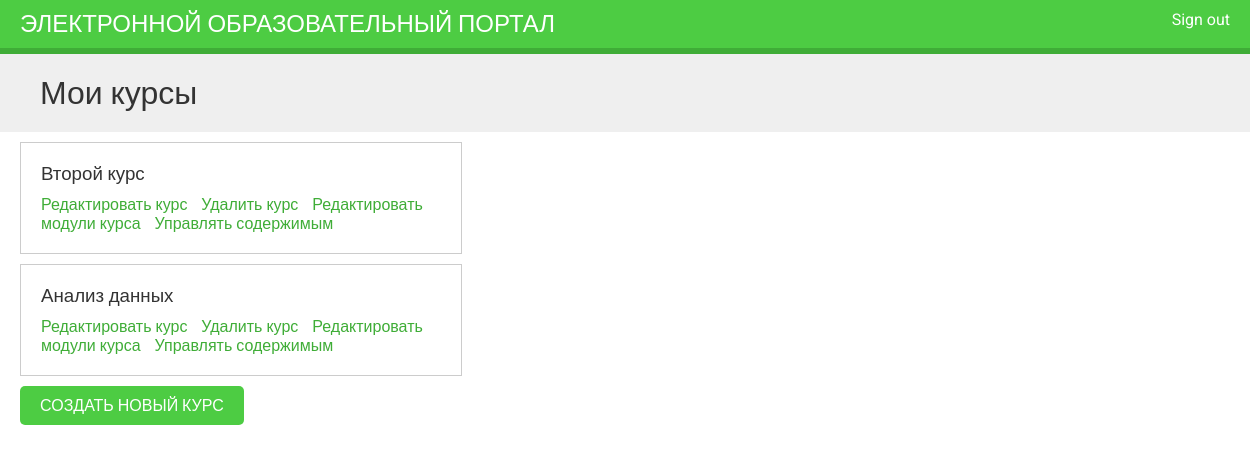
The page /courses/mine/ (signed in) on the database its author committed.
### courses/models.py (models this page shows, shortened)
class Course(models.Model):
    owner = models.ForeignKey(
        User,
        related_name = 'courses_created',
    on_delete = models.CASCADE
    )
    subject = models.ForeignKey(
        Subject,
        related_name='courses',
        on_delete=models.CASCADE
    )
    title = models.CharField(max_length=200)
    slug = models.SlugField(max_length=200, unique=True)
    overview = models.TextField()
    created = models.DateTimeField(auto_now_add=True)
    class Meta:
        ordering = ['-created']
    students = models.ManyToManyField(
        User,
        related_name='courses_joined',
        blank=True
    )

### courses/views.py (the view)
# urls.py: path('mine/', views.ManageCourseListView.as_view(), name='manage_course_list'),
class ManageCourseListView(OwnerCourseMixin, ListView):
    template_name = 'courses/manage/course/list.html'
    permission_required = 'courses.view_course'

### courses/views.py (called while the page is built)
    def get_queryset(self):
        qs = super().get_queryset()
        return qs.filter(owner=self.request.user)

### courses/templates/courses/manage/course/list.html (shortened to what this page needs)
{% extends "base.html" %}
{% block content %}
  <h1>Мои курсы</h1>
  <div class="module">
    {% for course in object_list %}
      <div class="course-info">
        <h3>{{ course.title }}</h3>
        <p>
          <a href="{% url "course_edit" course.id %}">Редактировать курс</a>
          <a href="{% url "course_delete" course.id %}">Удалить курс</a>
          <a href="{% url "course_module_update" course.id %}">
            Редактировать модули курса</a>
          {% if course.modules.count > 0 %}
            <a href="{% url "module_content_list" course.modules.first.id %}">
              Управлять содержимым</a>
          {% endif %}
        </p>
      </div>
    {% empty %}
      <p>Вы еще не создали никаких курсов.</p>
    {% endfor %}
    <p>
      <a href="{% url "course_create" %}" class="button">Создать новый курс</a>
    </p>
  </div>
{% endblock %}

### courses/static/css/base.css (style rules this page uses)
body { margin:0; font-family:'Roboto', sans-serif; font-weight:400; color:#333; }
a { color:#3fad37; text-decoration:none; }
h1, h2, h3, h4, h5, h6 { font-family:'Roboto', sans-serif; font-weight:300; }
h1 { background:#efefef; width:100%; overflow:auto; padding:20px 0 20px 40px; margin:0; }
.module { padding:10px 20px; float:left; width:600px; }
.module h3 { margin:20px 0 0; padding:0; width:100%; }
.module p { margin:10px 0 20px; width:100%; float:left; }
input[type=submit], a.button { border-radius:5px; background:#4dcc43; color:#fff; font-size:16px; text-transform:uppercase; border:none; padding:10px 20px; margin:20px 0; }
.course-info { border:1px solid #ccc; padding:0 20px; margin-bottom:10px; width:400px; overflow:auto; }
.course-info a { margin-right:10px; }

### rows shown on the page
Course: title "Второй курс", shows "Управлять содержимым"
Course: title "Анализ данных", shows "Управлять содержимым"
